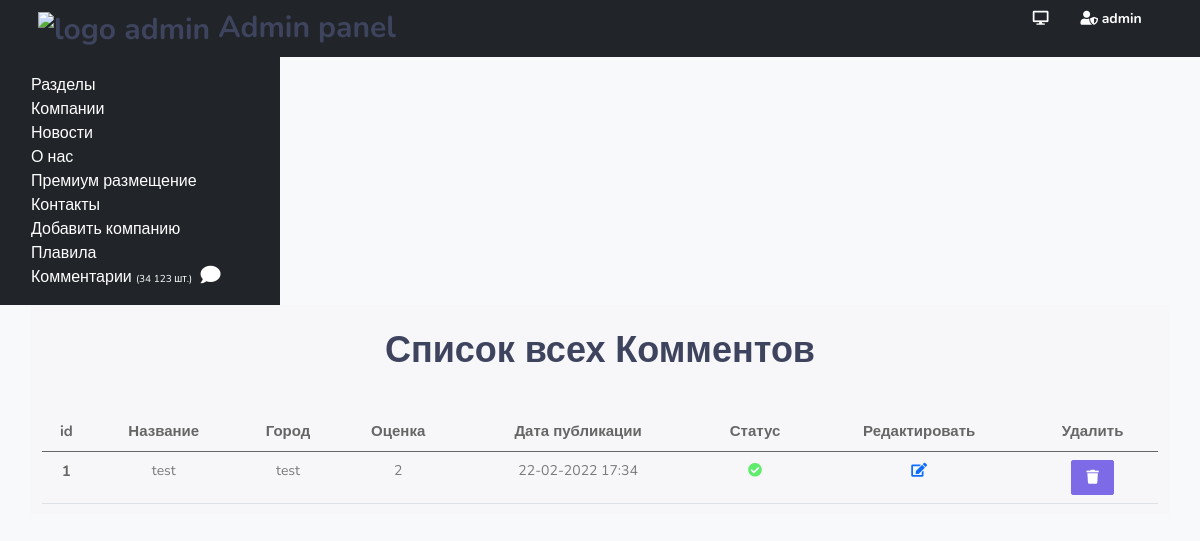
/admin/comments (signed in), run on an earlier commit of the app's database.
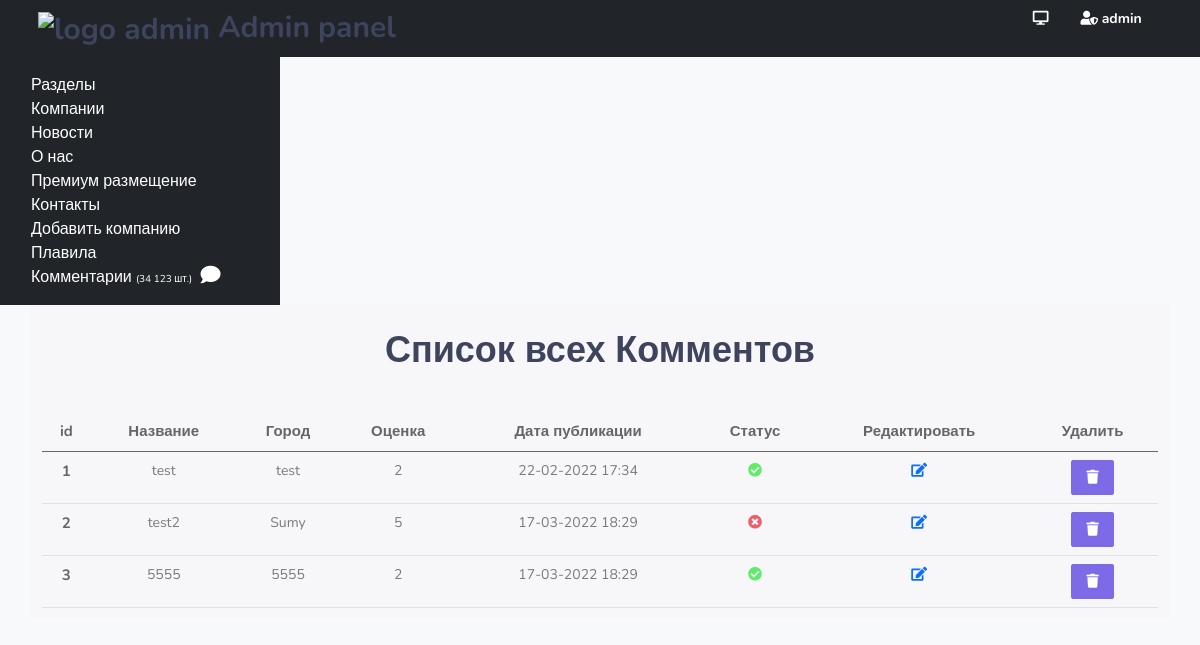
And on a later commit of the database.
### models.py (models this page shows)
class Comments(db.Model):
    id = db.Column(db.Integer, primary_key=True)
    name = db.Column(db.String(160))
    city = db.Column(db.String(100), nullable=True)
    email = db.Column(db.String(100), nullable=True)
    stars = db.Column(db.String(140))
    content = db.Column(db.Text)
    publish = db.Column(db.String(140))
    datetime = db.Column(db.String(100), nullable=True)
    company_id = db.Column(db.Integer, db.ForeignKey('company.id'), nullable=False)

### view.py (the view)
@app.route('/admin/comments')
@login_required
def all_comment():
    comments = Comments.query.all()
    return render_template('admin/all_comments.html', admin=True,  comments=comments )

### templates/admin/all_comments.html (shortened to what this page needs)
{% extends 'admin/base.html' %}
{% block content %}
            <div class="row">
                <div class="col-lg-12 text-center">
                    <div class="page-title-box">
                        <div class="row align-items-center">
                            <div class="col-md-12">
                                <h1 class="page-title m-0">Список всех Комментов</h1>
                            </div>
                        </div>
                    </div>
                </div>
            </div>
            <div class="row mt-3">
<div class="col-lg-12">
<table class="table">
  <thead class="text-center">
    <tr>
      <th scope="col">id</th>
      <th scope="col">Название</th>
      <th scope="col">Город</th>
         <th scope="col">Оценка</th>
         <th scope="col">Дата публикации</th>
         <th scope="col">Статус</th>
        <th scope="col">Редактировать</th>
      <th scope="col">Удалить</th>
    </tr>
  </thead>
  <tbody class="text-center">
    {% for i in comments %}
        <tr>
      <th scope="row">{{ i.id }}</th>
      <td>{{ i.name }}</td>
      <td>{{ i.city }}</td>
            <td>{{ i.stars }}</td>
            <td>{{ i.datetime }}</td>
            <td>{% if i.publish == '0' %}<i class="fas fa-times-circle text-danger" ></i>{% elif i.publish == '1' %}<i class="fas fa-check-circle text-success"></i>{% endif %}</td>
      <td><a href="{{ url_for('edit_comment', id=i.id) }}" title="Редактировать"><i class="fas fa-edit"></i></a></td>
        <td>
<button type="button" class="btn btn-primary" data-bs-toggle="modal" data-bs-target="#staticBackdrop{{ i.id }}">
  <i class="fas fa-trash"></i>
</button>
            </td>
    </tr>
  {% endfor %}
  </tbody>
</table>
</div>
            </div>
{% endblock %}

What changed in the data, as far as the page shows it:
added Comments: id "2", name "test2", city "Sumy", stars "5", datetime "17-03-2022 18:29", publish "0" (drawn)
added Comments: id "3", name "5555", city "5555", stars "2", datetime "17-03-2022 18:29", publish "1" (drawn)
